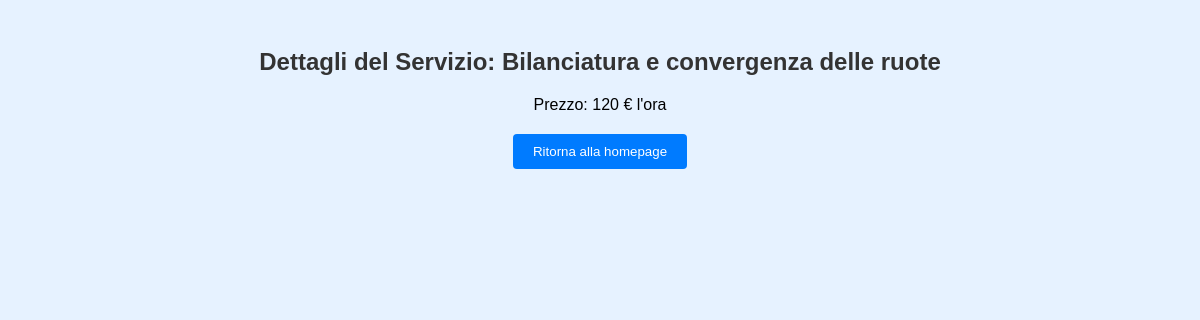
The app's page /pagina_servizio.php?servizio=Bilanciatura e convergenza delle ruote with its own data.
### tables this page shows
CREATE TABLE `servizi` (
  `id_servizio` int(3) NOT NULL,
  `descrizioneServizio` varchar(50) NOT NULL,
  `costoOrario` int(2) NOT NULL
);

### pagina_servizio.php (the view, shortened to what this page needs)
<!DOCTYPE html>
<html>
<head>
</head>
<body>
<?php
if(isset($_GET['servizio'])) {
    $servername = "localhost";
    $username = "root";
    $password = "";
    $dbname = "delregno2014";
    $conn = new mysqli($servername, $username, $password, $dbname);
    $servizio_selezionato = $_GET['servizio'];
    $sql = "SELECT * FROM servizi WHERE descrizioneServizio = '$servizio_selezionato'";
    $result = $conn->query($sql);
    if ($result->num_rows > 0) {
        $row = $result->fetch_assoc();
        echo "<h2>Dettagli del Servizio: " . $row['descrizioneServizio'] . "</h2>";
        echo "<p>Prezzo: " . $row['costoOrario'] . " € l'ora</p>";
    } else {
        echo "Nessun dettaglio trovato per il servizio selezionato.";
    }
} else {
    echo "Nessun servizio selezionato.";
}
?>
<button onclick="window.location.href = 'DelRegnoHomePage.html';">Ritorna alla homepage</button>
</body>
</html>

### pagina_servizio.php (style rules this page uses)
body { font-family: Arial, sans-serif; text-align: center; background-color: #e6f2ff; padding: 20px; }
h2 { color: #333; }
p { margin-bottom: 20px; }
button { padding: 10px 20px; border: none; border-radius: 4px; background-color: #007bff; color: #fff; cursor: pointer; transition: background-color 0.3s ease; }

### records on screen
servizi: descrizioneServizio "Bilanciatura e convergenza delle ruote", costoOrario "120"
